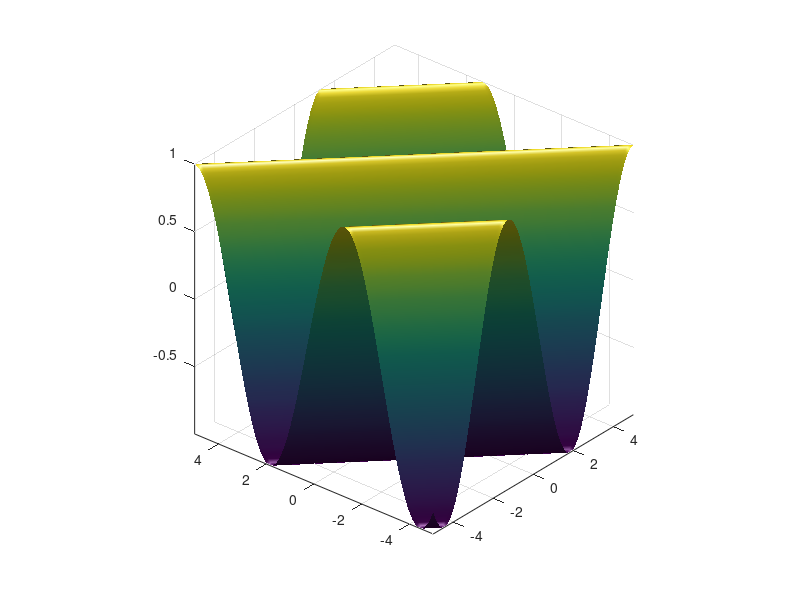

Write MATLAB code to recreate this figure.
% 2. Display the 3-d plot of 2-d functions using perspective projections:
% cos(ux+vy) for all x,y and different values of u & v.

[X,Y] = meshgrid(-5:.1:5);
U = 1;
V = 1;
Z = cos(U*X+V*Y);
surf(X,Y,Z,'FaceColor','interp',...
    'EdgeColor','none',...
    'FaceLighting','phong')
daspect([5 5 1])
axis tight
view(-50,30)
camlight left
%mesh(X,Y,Z)